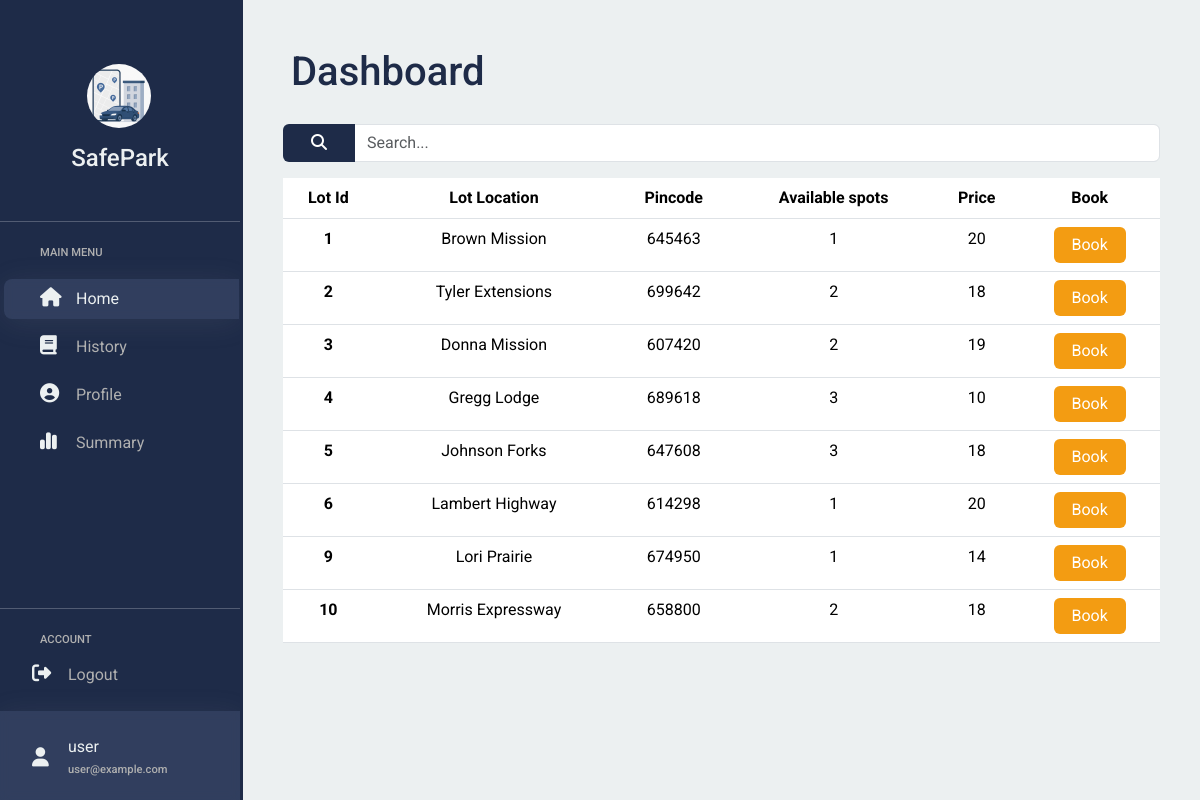
The app's page /user/user/dashboard (signed in) with its own data.
### models/model.py (models this page shows)
class User(db.Model, UserMixin):
    __tablename__ = 'user'
    id = db.Column(db.Integer, primary_key=True,autoincrement=True)
    name=db.Column(db.String(150))
    email=db.Column(db.String(150),nullable=False,unique=True)
    address=db.Column(db.String(150))
    username = db.Column(db.String(150), nullable=False, unique=True)
    password = db.Column(db.String(150),nullable=False)
    role = db.Column(db.String(50), default='user')
    pin_code=db.Column(db.Integer,nullable=False)
    reservation=db.relationship('Reservation',backref=db.backref('user',lazy=True))

class Parking_lot(db.Model):
   __tablename__ = 'parking_lot'
   id = db.Column(db.Integer, primary_key=True,autoincrement=True)
   lot_location=db.Column(db.String(150),nullable=False)
   address=db.Column(db.String(150))
   pin_code=db.Column(db.Integer,nullable=False)
   price=db.Column(db.Integer,nullable=False)
   max_spots=db.Column(db.Integer,nullable=False)
   total_price=db.Column(db.Integer,nullable=False,default=0)
   reservation=db.relationship('Reservation',backref=db.backref('lots',lazy=True))

### controllers/login_controller.py (the view, shortened to what this page needs)
@main.route('/<role>/<username>', methods=['GET', 'POST'])
@main.route('/<role>/<username>/dashboard', methods=['GET', 'POST'])
@login_required
def dashboard(role,username):
    lots=Parking_lot.query.all()
    if current_user.username!=username:
        return redirect(url_for('main.login'))
    active_spot_counts = {}
    for lot in lots:
        active_count = sum(1 for spot in lot.spots if spot.status.lower() == 'active')
        active_spot_counts[lot.id] = active_count
    return render_template('user/dashboard.html', user=current_user,lots=lots,active_spot_counts=active_spot_counts)

### app.py (called while the page is built)
@login_manager.user_loader
def load_user(user_id):
    return User.query.get(int(user_id))

### templates/user/dashboard.html (shortened to what this page needs)
{% extends "base/main_base.html" %}
{% block title2 %}Dashboard{% endblock %}
{% block side %}
<a href="{{url_for('main.dashboard',role=current_user.role, username=current_user.username)}}">
  <div class="ps-sm-3 my-1 ps-lg-4 ps-4 p-2 row active">
    <div class="col-1"><i class="fa-solid icon fa-house"></i></div>
    <div class="ps-4 col-6 d-sm-none d-lg-block light">Home</div>
  </div>
</a>
<a href="{{url_for('main.history',role=current_user.role, username=current_user.username)}}">
  <div class="ps-sm-3 my-1 ps-lg-4 ps-4 p-2 row inactive">
    <div class="col-1"><i class="fa-solid icon fa-book"></i></div>
    <div class="ps-4 col-6 d-sm-none d-lg-block grey">History</div>
  </div>
</a>
<a href="{{url_for('main.profile',role=current_user.role, username=current_user.username)}}">
  <div class="ps-sm-3 my-1 ps-lg-4 ps-4 p-2 row inactive">
    <div class="col-1"><i class="fa-solid icon fa-circle-user"></i></div>
    <div class="ps-4 col-6 d-sm-none d-lg-block grey ">Profile</div>
  </div>
</a>
<a href="{{url_for('main.summary',role=current_user.role, username=current_user.username)}}">
  <div class="ps-sm-3 my-1 ps-lg-4 ps-4 p-2 row inactive">
    <div class="col-1"><i class="fa-solid icon fa-chart-simple"></i></div>
    <div class="ps-4 col-6 d-sm-none d-lg-block grey ">Summary</div>
  </div>
</a>
{% endblock %}
{% block search %}
  <form action="{{url_for('main.search',role=current_user.role, username=current_user.username)}}" method="POST" >
     <div class="d-flex ps-3 pe-3 flex-row gap-2">
    <div class="input-group mb-3">
      <button class="btn btn-primary" value="Search" type="submit"><i class="fa fa-search" ></i></button>
      <input type="text" class="form-control" placeholder="Search..." name="search">
    </div>
    </form>
 </div>
{% endblock %}
{% block mainblock %}
{% if lots %}
<div class="text-center ps-3 pe-3">
  <table class="table table-hover">
    <thead>
      <tr>
        <th scope="col">Lot Id</th>
        <th scope="col">Lot Location</th>
        <th scope="col" class="d-none d-md-table-cell">Pincode</th>
        <th scope="col">Available spots</th>
        <th scope="col">Price</th>
        <th scope="col">Book</th>
      </tr>
    </thead>
    <tbody>{% for lot in lots %}
     {% if active_spot_counts[lot.id]!=0 %}
      <tr>
        <th scope="row">{{lot.id}}</th>
        <td>{{lot.lot_location}}</td>
        <td  class="d-none d-md-table-cell">{{lot.pin_code}}</td>
       <td>
  {{ active_spot_counts[lot.id] }}
</td>
         <td>{{lot.price}}</td>
        <td><a class="btn-warning btn" href="{{url_for('main.book_spot',role=current_user.role, username=current_user.username,current_lot=lot.id)}}" role="button">Book</a></td>
      </tr>{% endif %}
      {% endfor %}
    </tbody></table>
   {% else %}{% if not search %}
No lots found.
{% endif %}{% endif %}
{% endblock %}

### templates/base/main_base.html (shortened to what this page needs)
{% extends "base/base.html" %} {% block head_extra %}
<link rel="stylesheet" href="{{ url_for('static', filename='css/dashboard.css') }}" />
{% endblock %} {% block body %}
<div class="d-flex p-0 bg container-fluid">
  <div class="d-none d-sm-block side">
    <nav class="navbar p-0 h-100">
      <div class="bg p-0 h-100 side d-flex flex-column">
        <div class="p-0 pt-lg-5 p-lg-4 pt-sm-3 d-flex align-self-center">
          <a href="{{url_for('main.dashboard',role=current_user.role, username=current_user.username)}}">
            <div class="p-lg-3 align-self-center">
              <img src="/static/images/icon.png" class="icon-img" />
            </div>
            <div class="p-0  pb-2 light">
              <h4 class="d-sm-none d-lg-block">SafePark</h4>
            </div>
          </a>
        </div>
        <hr class="d-sm-block my-2 light">
        <div class="ps-3  pt-sm-3 pt-lg-2  d-flex flex-column">
          <h6 class="ps-4 p-2 d-sm-none d-lg-block">MAIN MENU</h6>
          {% block side %}{% endblock %}
        </div>
        <div class="mt-auto pb-0">
          <hr class="light" />
          <div class="p-3 p-sm-0 ps-sm-3 pb-sm-3 pt-0">
            <h6 class="ps-4 p-2 pb-0 d-sm-none d-lg-block">ACCOUNT</h6>
            <a href="{{url_for('main.login')}}">
              <div class="ps-sm-3 ps-4 p-2 row inactive logout">
                <div class="col-1">
                  <i class="fa-solid icon fa-right-from-bracket"></i>
                </div>
                <div class="ps-4 col-6 light grey d-sm-none d-lg-block">Logout</div>
              </div>
            </a>
          </div>
          <div class="p-3 pb-2 my-0 footer">
            <a href="{{url_for('main.profile',role=current_user.role, username=current_user.username)}}">
              <div class="ps-4 p-2 ps-sm-3  row d-flex align-items-center">
                <div class="col-1"><i class="fa-solid icon fa-user"></i></div>
                <div class="ps-4 col-6 d-sm-none d-lg-block light">
                  <div class="">{{current_user.username}}</div>
                  <div class="pt-1">
                    <h6>{{current_user.email}}</h6>
                  </div>
                </div>
              </div>
            </a>
          </div>
        </div>
      </div>
    </nav>
  </div>
  <div class="col-8 flex-grow-1 light-bg main">
    <div data-bs-spy="scroll" data-bs-target="#navbar-example3" data-bs-smooth-scroll="true" class="scrollspy-example-2"
      tabindex="0">
      <div>
        <h1 class="dark pt-lg-2 ps-4 pb-sm-1 my-4 pb-3"><div class="ps-4 pt-3">{% block title2 %}{% endblock %}</div></h1>
      </div>
<div class="ps-4 text-center pe-4">
      {% block search %}
      {% endblock %}
        {% block mainblock %}{% endblock %}
      </div>
    </div>
  </div>
</div>
{% endblock %}

### templates/base/base.html (shortened to what this page needs)
<!DOCTYPE html>
<html lang="en">
<head>
  <link href="https://cdn.jsdelivr.net/npm/bootstrap@5.3.6/dist/css/bootstrap.min.css" rel="stylesheet">
  <link rel="stylesheet" href="https://cdnjs.cloudflare.com/ajax/libs/font-awesome/6.5.0/css/all.min.css">
  {% block head_extra %}
{% endblock %}
</head>
<body>
    {% block body %}
    {% endblock %}
</body>
</html>

### static/css/dashboard.css (style rules this page uses)
:root { --dark-main:#1E2B48; --bg:#ECF0F1; --light-main: #ffffff; --grey:rgb(176, 176, 176); --border-radius:0.3rem; --orange:#f39c12; --text:"Roboto",sans-serif; }
* { font-family: var(--text); }
a { text-decoration: none; }
.light { color:var(--bg); }
.dark { color:var(--dark-main) }
.icon-img { height:4rem; width:4rem; border-radius: 50%; }
.light-bg { background: var(--bg); }
.bg { background: var(--dark-main); width:100%; }
.icon { font-size: 1.2rem; color: var(--bg); }
.btn { border:none; width:4.5rem; }
.btn-primary { background: var(--dark-main); }
.main { min-height:100vh; z-index: 1; position: relative; margin-top: 70px; }
h6 { font-size: 0.7rem; color: var(--grey); }
.side { width:243px; }
.active,.inactive { width:105%; border-top-left-radius: 8px; border-bottom-left-radius: 8px; }
.btn-warning { color:white; background: var(--orange); }
.grey { color:var(--grey); }
.btn-warning { background: var(--orange); }
.active,.footer { background: rgba(78, 94, 127, 0.4); box-shadow: 0 4px 30px rgba(180, 180, 180, 0.1); backdrop-filter: blur(5px); -webkit-backdrop-filter: blur(5px); }
@media (min-width: 991.98px) { .main { margin-top: 0px; } }
@media (min-width: 991.98px) { .side nav.navbar { position: fixed; top: 0; bottom: 0; left: 0; width: 240px; z-index: 1030; background-color: var(--dark-main); overflow-y: auto; } }

### records on screen
User: username "user", email "user@example.com"
Parking_lot: id "1", lot_location "Brown Mission", pin_code "645463", price "20"
Parking_lot: id "2", lot_location "Tyler Extensions", pin_code "699642", price "18"
Parking_lot: id "3", lot_location "Donna Mission", pin_code "607420", active_spot_counts "2", price "19"
Parking_lot: id "4", lot_location "Gregg Lodge", pin_code "689618", max_spots "3", price "10"
Parking_lot: id "5", lot_location "Johnson Forks", pin_code "647608", max_spots "3", price "18"
Parking_lot: id "6", lot_location "Lambert Highway", pin_code "614298", active_spot_counts "1", price "20"
Parking_lot: id "9", lot_location "Lori Prairie", pin_code "674950", active_spot_counts "1", price "14"
Parking_lot: id "10", lot_location "Morris Expressway", pin_code "658800", active_spot_counts "2", price "18"
